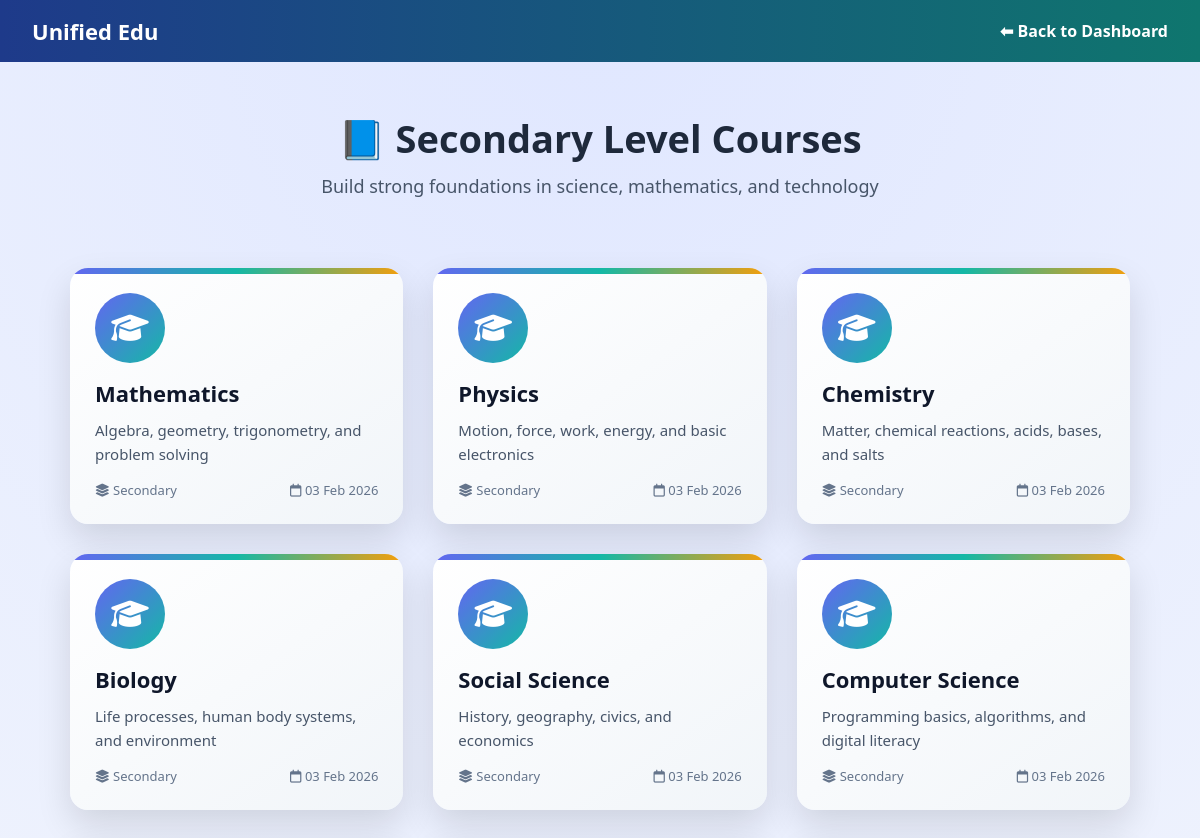
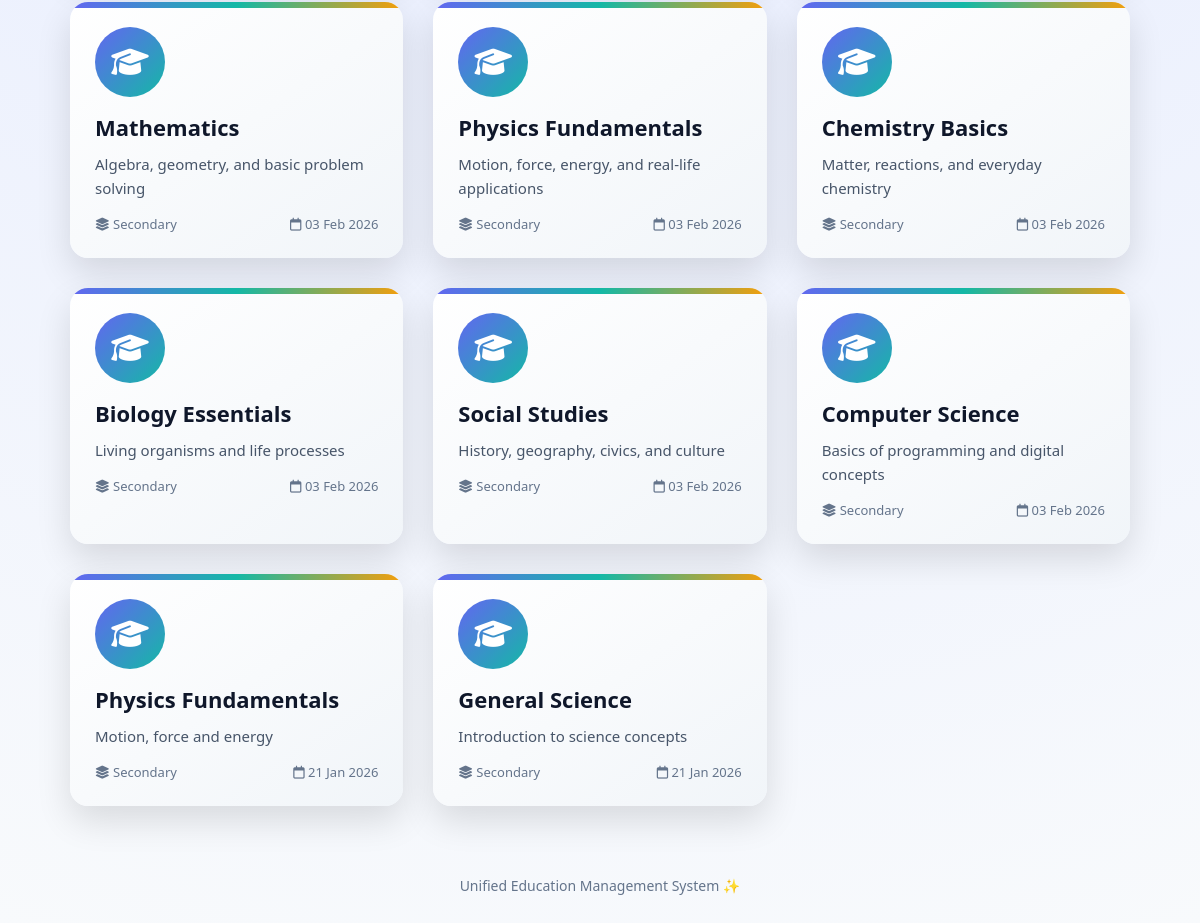
The app's page /public/courses/primary_courses.php (signed in) with its own data (2 pictures, top to bottom).
### tables this page shows
CREATE TABLE `courses` (
  `id` int(10) UNSIGNED NOT NULL,
  `title` varchar(150) NOT NULL,
  `category` varchar(100) DEFAULT NULL,
  `description` text DEFAULT NULL,
  `level` enum('kindergarten','primary','secondary','highschool','undergraduate','postgraduate') NOT NULL,
  `created_by` int(10) UNSIGNED NOT NULL,
  `status` enum('approved','pending','rejected') DEFAULT 'approved',
  `created_at` timestamp NOT NULL DEFAULT current_timestamp()
);

### public/courses/primary_courses.php (the view, shortened to what this page needs)
<?php
$conn = new mysqli("localhost", "root", "", "unified_edu");
$sql = "SELECT title, description, created_at
        FROM courses
        WHERE level = 'secondary'
          AND status = 'approved'
        ORDER BY created_at DESC";
$result = $conn->query($sql);
?>
<!DOCTYPE html>
<html lang="en">
<head>
<link rel="stylesheet" href="https://cdnjs.cloudflare.com/ajax/libs/font-awesome/6.5.0/css/all.min.css">
</head>
<body>
<div class="navbar">
    <div class="logo">Unified Edu</div>
    <a href="../primary.php">⬅ Back to Dashboard</a>
</div>
<div class="header">
    <h1>📘 Secondary Level Courses</h1>
    <p>Build strong foundations in science, mathematics, and technology</p>
</div>
<div class="timeline">
<?php if ($result && $result->num_rows > 0): ?>
    <?php while($row = $result->fetch_assoc()): ?>
        <div class="course">
            <div class="course-icon">
                <i class="fa-solid fa-graduation-cap"></i>
            </div>
            <h3><?php echo htmlspecialchars($row['title']); ?></h3>
            <p><?php echo htmlspecialchars($row['description']); ?></p>
            <div class="meta">
                <span><i class="fa-solid fa-layer-group"></i> Secondary</span>
                <span><i class="fa-regular fa-calendar"></i>
                    <?php echo date("d M Y", strtotime($row['created_at'])); ?>
                </span>
            </div>
        </div>
    <?php endwhile; ?>
<?php else: ?>
    <div class="empty">
        🚧 No secondary courses available yet.
    </div>
<?php endif; ?>
</div>
<div class="footer">
    Unified Education Management System ✨
</div>
</body>
</html>

### public/courses/primary_courses.php (style rules this page uses)
* { margin:0; padding:0; box-sizing:border-box; font-family:'Segoe UI',sans-serif; }
body { min-height:100vh; background: radial-gradient(circle at top,#e0e7ff,#f8fafc); }
.navbar { background: linear-gradient(90deg,#1e3a8a,#0f766e); color:#fff; padding:16px 32px; display:flex; justify-content:space-between; align-items:center; }
.navbar .logo { font-size:22px; font-weight:700; }
.navbar a { color:#fff; text-decoration:none; font-weight:600; }
.header { text-align:center; padding:50px 20px 30px; }
.header h1 { font-size:38px; color:#1e293b; }
.header p { margin-top:10px; font-size:18px; color:#475569; }
.timeline { max-width:1100px; margin:40px auto; padding:0 20px; display:grid; grid-template-columns: repeat(auto-fit,minmax(280px,1fr)); gap:30px; }
.course { background: linear-gradient(145deg,#ffffff,#f1f5f9); border-radius:18px; padding:25px; box-shadow:0 15px 35px rgba(0,0,0,0.12); position:relative; overflow:hidden; transition:0.35s ease; }
.course::before { content:''; position:absolute; top:0; left:0; width:100%; height:6px; background: linear-gradient(90deg,#6366f1,#14b8a6,#f59e0b); }
.course-icon { width:70px; height:70px; border-radius:50%; background: linear-gradient(135deg,#6366f1,#14b8a6); display:flex; align-items:center; justify-content:center; font-size:30px; color:#fff; margin-bottom:15px; }
.course h3 { font-size:22px; color:#0f172a; margin-bottom:10px; }
.course p { font-size:15px; color:#475569; line-height:1.6; }
.course .meta { margin-top:15px; font-size:13px; color:#64748b; display:flex; justify-content:space-between; }
.footer { text-align:center; padding:30px 10px; font-size:14px; color:#64748b; }

### records on screen
courses: title "Mathematics", description "Algebra, geometry, trigonometry, and problem solving", created_at "03 Feb 2026"
courses: title "Physics", description "Motion, force, work, energy, and basic electronics", created_at "03 Feb 2026"
courses: title "Chemistry", description "Matter, chemical reactions, acids, bases, and salts", created_at "03 Feb 2026"
courses: title "Biology", description "Life processes, human body systems, and environment", created_at "03 Feb 2026"
courses: title "Social Science", description "History, geography, civics, and economics", created_at "03 Feb 2026"
courses: title "Computer Science", description "Programming basics, algorithms, and digital literacy", created_at "03 Feb 2026"
courses: title "Mathematics", description "Algebra, geometry, and basic problem solving", created_at "03 Feb 2026"
courses: title "Physics Fundamentals", description "Motion, force, energy, and real-life applications", created_at "03 Feb 2026"
courses: title "Chemistry Basics", description "Matter, reactions, and everyday chemistry", created_at "03 Feb 2026"
courses: title "Biology Essentials", description "Living organisms and life processes", created_at "03 Feb 2026"
courses: title "Social Studies", description "History, geography, civics, and culture", created_at "03 Feb 2026"
courses: title "Computer Science", description "Basics of programming and digital concepts", created_at "03 Feb 2026"
courses: title "Physics Fundamentals", description "Motion, force and energy", created_at "21 Jan 2026"
courses: title "General Science", description "Introduction to science concepts", created_at "21 Jan 2026"
